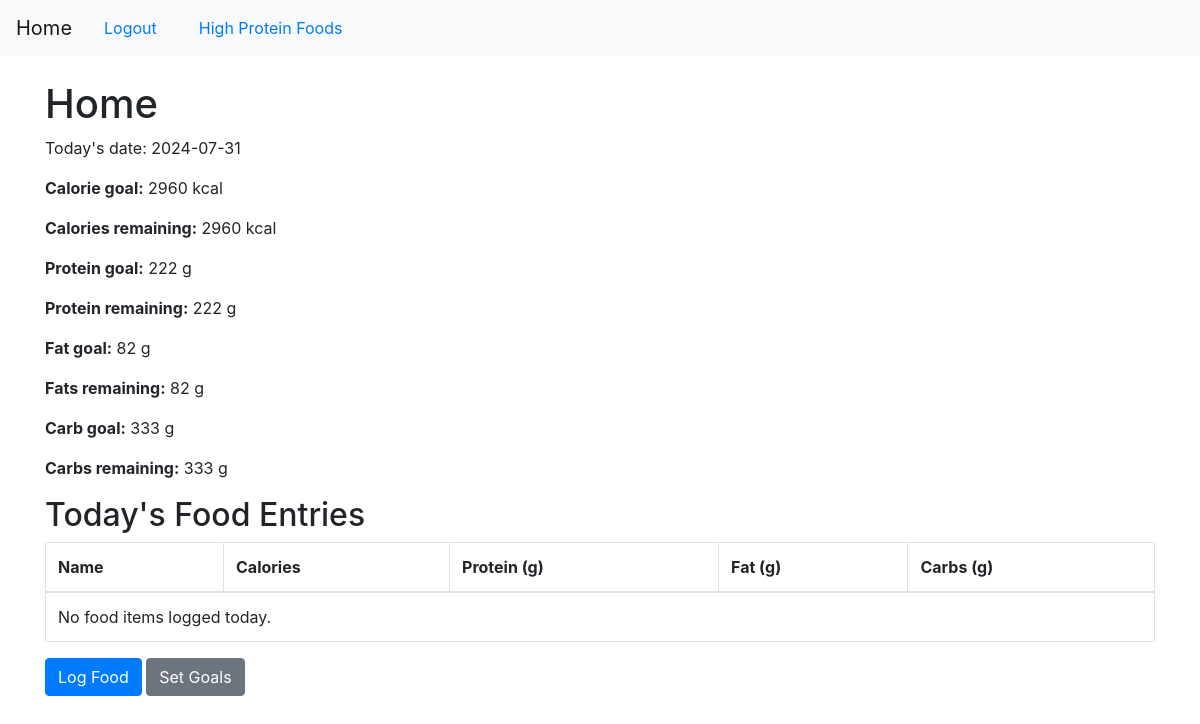
The page /home (signed in) on the database as committed earlier.
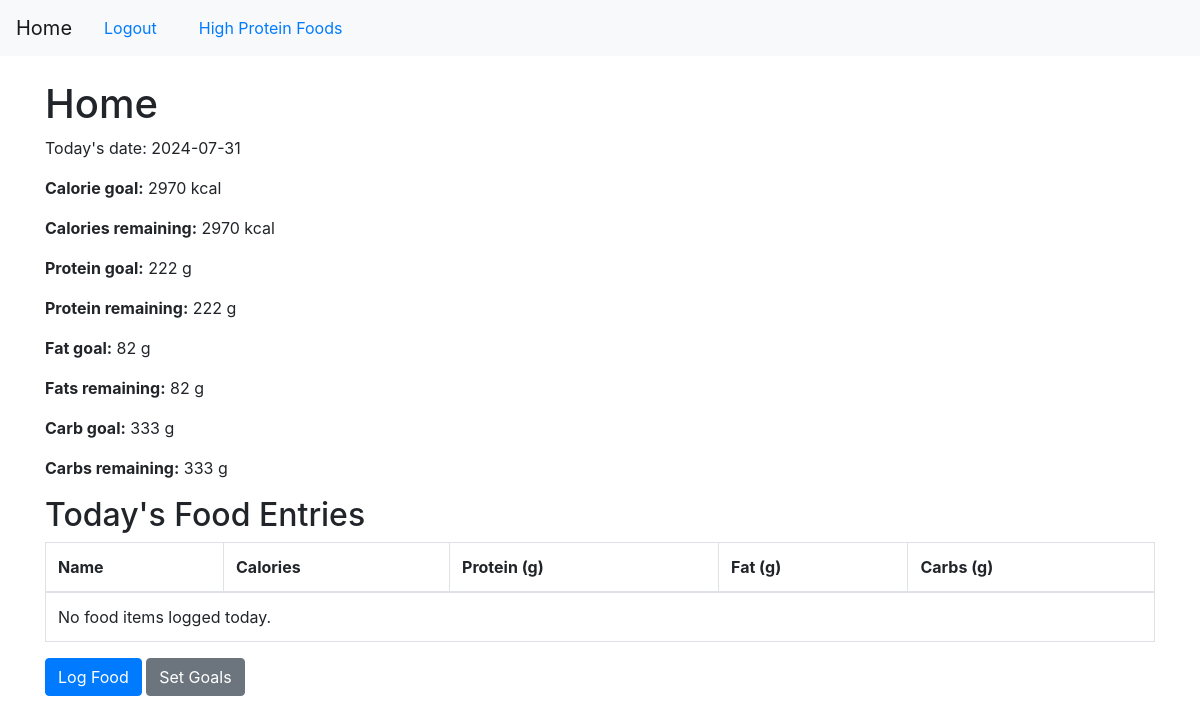
The same page on the database as committed later.
### app/models.py (models this page shows, shortened)
class User(UserMixin, db.Model):
    id = db.Column(db.Integer, primary_key=True)
    username = db.Column(db.String(150), unique=True, nullable=False)
    email = db.Column(db.String(150), unique=True, nullable=False)
    password_hash = db.Column(db.String(128), nullable=False)
    daily_calorie_goal = db.Column(db.Integer, nullable=False, default=2000)
    daily_protein_goal = db.Column(db.Integer, nullable=False, default=150)  # grams
    daily_fat_goal = db.Column(db.Integer, nullable=False, default=70)       # grams
    daily_carbs_goal = db.Column(db.Integer, nullable=False, default=250)
    food_entries = db.relationship('FoodEntry', backref='user', lazy=True)

### app/routes.py (the view)
@bp.route('/home')
@login_required
def home():
    today = datetime.utcnow().date()
    user = current_user
    food_entries_today = FoodEntry.query.filter_by(user_id=user.id, date=today).all()
    total_calories = sum(entry.calories for entry in food_entries_today)
    total_protein = sum(entry.protein for entry in food_entries_today)
    total_fat = sum(entry.fat for entry in food_entries_today)
    total_carbs = sum(entry.carbs for entry in food_entries_today)
    calories_left = user.daily_calorie_goal - total_calories
    protein_left = user.daily_protein_goal - total_protein
    fat_left = user.daily_fat_goal - total_fat
    carbs_left = user.daily_carbs_goal - total_carbs
    return render_template('home.html', today=today,
                           calorie_goal=user.daily_calorie_goal,
                           calories_left=calories_left,
                           protein_goal=user.daily_protein_goal,
                           protein_left=protein_left,
                           fat_goal=user.daily_fat_goal,
                           fat_left=fat_left,
                           carbs_goal=user.daily_carbs_goal,
                           carbs_left=carbs_left,
                           food_entries=food_entries_today)

### app/__init__.py (called while the page is built)
def create_app():
    app = Flask(__name__)
    app.config['SECRET_KEY'] = 'your_secret_key'
    app.config['SQLALCHEMY_DATABASE_URI'] = 'sqlite:///site.db'
    app.config['SQLALCHEMY_TRACK_MODIFICATIONS'] = False
    db.init_app(app)
    migrate.init_app(app, db)
    login_manager.init_app(app)
    from app.routes import bp  # Import the Blueprint
    app.register_blueprint(bp)
    @login_manager.user_loader
    def load_user(user_id):
        from app.models import User
        return User.query.get(int(user_id))
    return app

### app/templates/home.html (shortened to what this page needs)
{% extends "base.html" %}
{% block content %}
<h1>Home</h1>
<p>Today's date: {{ today }}</p>
<p><strong>Calorie goal:</strong> {{ calorie_goal }} kcal</p>
<p><strong>Calories remaining:</strong> {{ calories_left }} kcal</p>
<p><strong>Protein goal:</strong> {{ protein_goal }} g</p>
<p><strong>Protein remaining:</strong> {{ protein_left }} g</p>
<p><strong>Fat goal:</strong> {{ fat_goal }} g</p>
<p><strong>Fats remaining:</strong> {{ fat_left }} g</p>
<p><strong>Carb goal:</strong> {{ carbs_goal }} g</p>
<p><strong>Carbs remaining:</strong> {{ carbs_left }} g</p>
<h2>Today's Food Entries</h2>
<table class="table table-bordered">
    <thead>
        <tr>
            <th>Name</th>
            <th>Calories</th>
            <th>Protein (g)</th>
            <th>Fat (g)</th>
            <th>Carbs (g)</th>
        </tr>
    </thead>
    <tbody>
        {% for entry in food_entries %}
        <tr>
            <td>{{ entry.name }}</td>
            <td>{{ entry.calories }}</td>
            <td>{{ entry.protein }}</td>
            <td>{{ entry.fat }}</td>
            <td>{{ entry.carbs }}</td>
        </tr>
        {% else %}
        <tr>
            <td colspan="5">No food items logged today.</td>
        </tr>
        {% endfor %}
    </tbody>
</table>
<a href="{{ url_for('main.log_food') }}" class="btn btn-primary">Log Food</a>
<a href="{{ url_for('main.set_goals') }}" class="btn btn-secondary">Set Goals</a>
{% endblock %}

### app/templates/base.html (shortened to what this page needs)
<!DOCTYPE html>
<html lang="en">
<head>
    <link rel="stylesheet" href="{{ url_for('static', filename='css/styles.css') }}">
    <link rel="stylesheet" href="https://maxcdn.bootstrapcdn.com/bootstrap/4.0.0/css/bootstrap.min.css">
    <link rel="stylesheet" href="https://cdnjs.cloudflare.com/ajax/libs/font-awesome/5.15.4/css/all.min.css">
</head>
<body>
    <nav class="navbar navbar-expand-lg navbar-light bg-light">
        <a class="navbar-brand" href="{{ url_for('main.home') }}">Home</a>
        {% if current_user.is_authenticated %}
            <a class="nav-link" href="{{ url_for('main.logout') }}">Logout</a>
            <a class="nav-link" href="{{ url_for('main.high_protein') }}">High Protein Foods</a>
        {% else %}
            <a class="nav-link" href="{{ url_for('main.login') }}">Login</a>
            <a class="nav-link" href="{{ url_for('main.register') }}">Register</a>
        {% endif %}
    </nav>
    <div class="container mt-4">
        {% block content %}
        {% endblock %}
    </div>
</body>
</html>

### app/static/css/styles.css (style rules this page uses)
body { font-family: Arial, sans-serif; }
nav { margin-bottom: 20px; }
nav a { margin-right: 10px; text-decoration: none; }
.container { max-width: 800px; margin: 0 auto; }
h1, h2 { color: #333; }

Rows that differ between the two databases and show on the page:
changed User: daily_calorie_goal "2960" → "2970"
Other text that changed with them:
{{ calories_left }}: "2960" → "2970"
